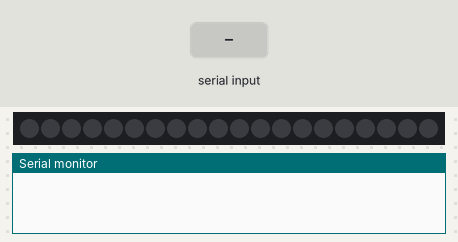
Simulated run of this program. Board: Arduino Nano, built with avr-gcc and run on an emulated ATmega328P. Parts: 20 RGB LEDs in strip order, left to right, the last lines printed to the serial monitor. Inputs (shaded band) come from the test bench. Dim RGB values are drawn brighter than linear; the strip is taken to match the declared colour order.

Above: at 1.4 s.
1.5 s: "B*" received over Serial
At 2.0 s:
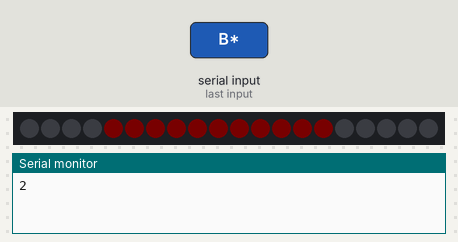
3.0 s: "R*" received over Serial
At 4.2 s:
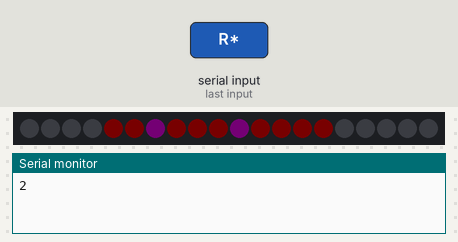
4.5 s: "B*" received over Serial
At 5.5 s:
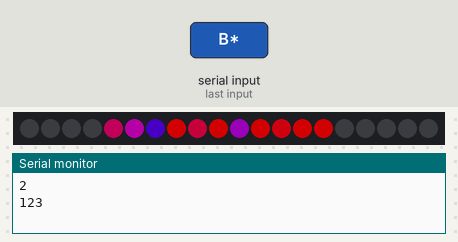
Timing chart, 0 to 7.5 s (numbered marks = the images above; inputs shaded):
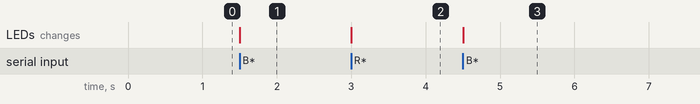

The program:

main.cpp
```cpp
//*******************************************************************************//
//                              INITIALISIERUNGSPHASE                            //
//*******************************************************************************//

//***** PIN-DEFINITION *****//
#define NEOPIXEL_PIN 5

//***** BIBLIOTHEKEN *****//
/* Kommunikation mit LED-Stripe */
/* Kommunikation über OneWire
   *  - Ansteuern der LED
   *  - Wechseln der Farbe
   * Klassendefinition:: Adafruit_NeoPixel([0],[1],[2])
   *  [0]: Anzahl der Pixel, hier 20
   *  [1]: Steuerpin, hier 5
   *  [2]: [NEO_BRG]+[NEO_KHZ800]
   *       [NEO_BRG]: .Color(Rot,Blau,Grün)
   *       [NEO_KHZ800]: 800kHz Taktrate
   */
#include "Adafruit_NeoPixel.h"
Adafruit_NeoPixel Echo_Strip = Adafruit_NeoPixel(20, NEOPIXEL_PIN, NEO_BRG + NEO_KHZ800);

/****Variablen:::Visualisierung****/
bool NewEcho = false;
uint8_t Echo_R2100[11]; //Distanzarray des R2100 P+F Sensors, für die Visualisierung
uint8_t new_angle = false;

uint8_t LED_Brightness = 255;

/*::::::::::::::::::::::::::::::::::::::::::::::::::::::::::::::::::::::::::::::::
  RS485-BUS: Datenaufbereitung
                void get_BUS_data(uint8_t *income_buffer)
  ::::::::::::::::::::::::::::::::::::::::::::::::::::::::::::::::::::::::::::::::*/

uint8_t getData(){

  uint8_t buffer[64];
      Serial.readBytesUntil('*', buffer, 64);
      if(buffer[0] == 'R'){
        for (uint8_t Echo = 0; Echo < 11; Echo++){Echo_R2100[Echo] = buffer[Echo];}
        return true;
      }
      else if(buffer[0] == 'B'){
        LED_Brightness = buffer[1];
        Serial.println(LED_Brightness);
        return true;
      }


  else {return false;}
}

void setup()
{
  Serial.begin(115200);
  Serial.setTimeout(20);
  Echo_Strip.begin();
  Echo_Strip.show();
  for (uint8_t num = 0; num < Echo_Strip.numPixels(); num++)
  { //macht alle LED's aus
    if (num > Echo_Strip.numPixels())
    {
      num = Echo_Strip.numPixels() - 1;
    }
    Echo_Strip.setPixelColor(num, Echo_Strip.Color(0, 0, 0));
    Echo_Strip.show();
  }
  delay(250);
}

//*******************************************************************************//
//                                HAUPTPROGRAMM                                  //
//*******************************************************************************//

void loop()
{
  if (getData() == true)
  {
    for (byte Echo = 0; Echo <= 10; Echo += 1)
    {
      Echo_Strip.setPixelColor(
        map(Echo, 0, 10, 4, 14),
        Echo_Strip.Color(map(Echo_R2100[Echo],   0, 255, LED_Brightness, 0),
                         0,
                         map(Echo_R2100[Echo],   0, 255, 0, LED_Brightness)
                        )
      );
    }
    Echo_Strip.show();
  }
}
```

Measured:
- after the input at 1.5 s, the LEDs: change at once (image 1)
- after the input at 3.0 s, the LEDs: change at once (image 2)
- after the input at 4.5 s, the LEDs: change at once (image 3)
